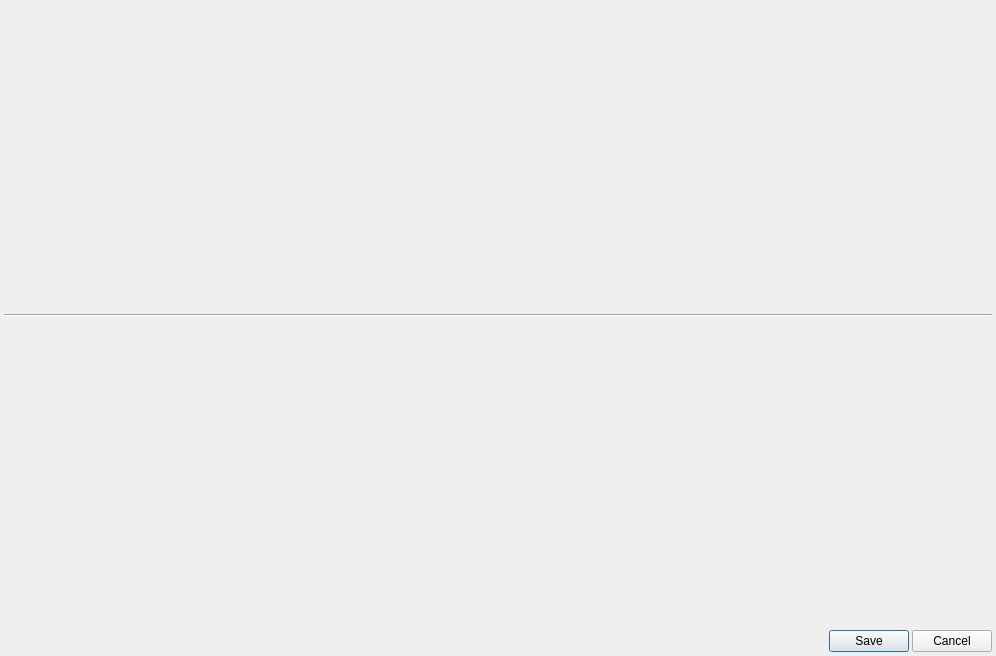
<?xml version="1.0" encoding="UTF-8"?>
<ui version="4.0">
 <class>FilterSettingsMaster</class>
 <widget class="QDialog" name="FilterSettingsMaster">
  <property name="geometry">
   <rect>
    <x>0</x>
    <y>0</y>
    <width>996</width>
    <height>656</height>
   </rect>
  </property>
  <property name="minimumSize">
   <size>
    <width>996</width>
    <height>656</height>
   </size>
  </property>
  <property name="maximumSize">
   <size>
    <width>996</width>
    <height>656</height>
   </size>
  </property>
  <property name="windowTitle">
   <string>Dialog</string>
  </property>
  <layout class="QVBoxLayout" name="verticalLayout">
   <property name="spacing">
    <number>3</number>
   </property>
   <property name="leftMargin">
    <number>4</number>
   </property>
   <property name="topMargin">
    <number>4</number>
   </property>
   <property name="rightMargin">
    <number>4</number>
   </property>
   <property name="bottomMargin">
    <number>4</number>
   </property>
   <item>
    <widget class="FilterSettingsWindow" name="lFilter" native="true">
     <property name="sizePolicy">
      <sizepolicy hsizetype="Preferred" vsizetype="Expanding">
       <horstretch>0</horstretch>
       <verstretch>0</verstretch>
      </sizepolicy>
     </property>
    </widget>
   </item>
   <item>
    <widget class="Line" name="line">
     <property name="orientation">
      <enum>Qt::Horizontal</enum>
     </property>
    </widget>
   </item>
   <item>
    <widget class="FilterSettingsWindow" name="lExceptions" native="true">
     <property name="sizePolicy">
      <sizepolicy hsizetype="Preferred" vsizetype="Expanding">
       <horstretch>0</horstretch>
       <verstretch>0</verstretch>
      </sizepolicy>
     </property>
    </widget>
   </item>
   <item>
    <layout class="QHBoxLayout" name="horizontalLayout">
     <property name="spacing">
      <number>3</number>
     </property>
     <property name="sizeConstraint">
      <enum>QLayout::SetDefaultConstraint</enum>
     </property>
     <item>
      <spacer name="horizontalSpacer">
       <property name="orientation">
        <enum>Qt::Horizontal</enum>
       </property>
       <property name="sizeHint" stdset="0">
        <size>
         <width>40</width>
         <height>20</height>
        </size>
       </property>
      </spacer>
     </item>
     <item>
      <widget class="QPushButton" name="saveButton">
       <property name="text">
        <string>Save</string>
       </property>
      </widget>
     </item>
     <item>
      <widget class="QPushButton" name="cancelButton">
       <property name="text">
        <string>Cancel</string>
       </property>
      </widget>
     </item>
    </layout>
   </item>
  </layout>
 </widget>
 <customwidgets>
  <customwidget>
   <class>FilterSettingsWindow</class>
   <extends>QWidget</extends>
   <header>filtersettingswindow.h</header>
   <container>1</container>
  </customwidget>
 </customwidgets>
 <resources/>
 <connections/>
</ui>
